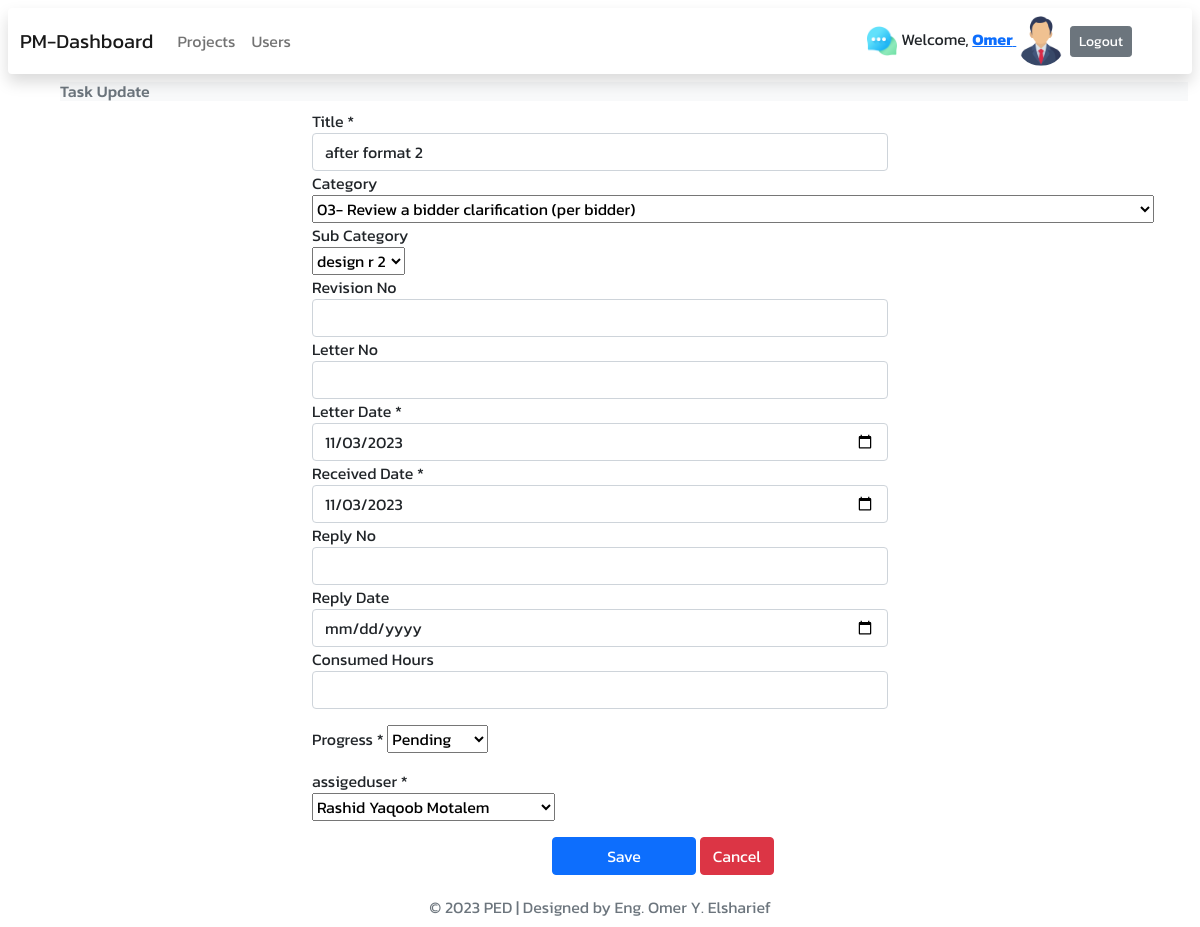
/taskupdate?tid=42&pid=109 (signed in), run on the app's committed database.
### tables this page shows
CREATE TABLE IF NOT EXISTS `tasks` (
  `id` int NOT NULL AUTO_INCREMENT,
  `title` varchar(255) NOT NULL,
  `category` varchar(255) DEFAULT NULL,
  `subcat` varchar(255) DEFAULT NULL,
  `revno` varchar(255) DEFAULT NULL,
  `letterno` varchar(255) DEFAULT NULL,
  `letterdate` date DEFAULT NULL,
  `recedate` date DEFAULT NULL,
  `replyno` varchar(255) DEFAULT NULL,
  `replydate` date DEFAULT NULL,
  `conshrs` varchar(255) DEFAULT NULL,
  `author` varchar(255) DEFAULT NULL,
  `project` varchar(255) DEFAULT NULL,
  `progress` varchar(255) DEFAULT NULL,
  `dayscount` varchar(255) DEFAULT NULL,
  `weight` varchar(255) DEFAULT NULL,
  `score` varchar(255) DEFAULT NULL,
  `assignuser` varchar(255) DEFAULT NULL,
  `cdate` timestamp NULL DEFAULT CURRENT_TIMESTAMP,
  PRIMARY KEY (`id`)
);

CREATE TABLE IF NOT EXISTS `subtaskscategories` (
  `id` int NOT NULL AUTO_INCREMENT,
  `category_id` varchar(255) NOT NULL,
  `subcat` varchar(255) NOT NULL,
  PRIMARY KEY (`id`)
);

### controllers/tasks/update.php (called while the page is built, shortened)
<?php
require 'views/tasks/update.view.php';

### index.php (called while the page is built, shortened)
<?php
$router = new router();
$uri = parse_url($_SERVER['REQUEST_URI'])['path'];
$routes = include 'routes.php';
$router->route($uri, $routes);

### db.class.php (called while the page is built, shortened)
<?php
class Db
{
    private $host;
    private $username;
    private $password;
    private $database;
    public $connection;
    public function __construct($host, $username, $password, $database)
    {
        $this->host = $host;
        $this->username = $username;
        $this->password = $password;
        $this->database = $database;
    }
    private function connect()
    {
        $this->connection = new mysqli($this->host, $this->username, $this->password, $this->database);
    }
    public function read($table, $condition = '', $params = array(), $limit = null, $offset = null, $orderby = null)
    {
        $sql = "SELECT * FROM $table";
        if (!empty($condition)) {
            $sql .= " WHERE $condition";
        }
        if (!empty($orderby)) {
            $sql .= " ORDER BY $orderby DESC";
        }
        $statement = $this->connection->prepare($sql);
        if (!empty($params)) {
            $statement->bind_param(str_repeat("s", count($params)), ...$params);
        }
        $statement->execute();
        $result = $statement->get_result();
        $rows = array();
        while ($row = $result->fetch_assoc()) {
            $rows[] = $row;
        }
        return $rows;
    }
}

### validate.class.php (called while the page is built, shortened)
<?php
class validate
{
    public function str($value)
    {
        return htmlspecialchars(trim($value));
    }
}

### views/tasks/update.view.php (the view, shortened to what this page needs)
<?php $base = __DIR__ . '/../'; ?>
<?php require($base . 'partials/head.php'); ?>
<?php require($base . 'partials/nav.php'); ?>
<?php require($base . 'partials/banner.php'); ?>
<?php $db = new Db('localhost', 'root', 'root', 'projectsms'); ?>
<?php $val = new validate(); ?>
<?php
$tid = $val->str($_GET['tid']);
?>
<div class="container w-50">
    <?php
    $rows = $db->read('tasks', 'id=?', array($tid));
    foreach ($rows as $row) { ?>
        <form action="taskedit" method="POST" class="row">
            <div class="form-group">
                <label for="title">Title *</label>
                <input id="title" name="title" type="text" class="form-control" value="<?= $row['title'] ?>" required>
            </div>
            <div class="form-group">
                <label for="category">Category</label>
                <div>
                    <select id="category" name="category" class="custom-select">
                        <?php $cats = $db->read('taskscategories'); ?>
                        <?php foreach ($cats as $cat) { ?>
                            <option value="<?= $cat['id'] ?>" <?= ($row['category'] == $cat['id']) ? "SELECTED" : "" ?>>
                                <?= $cat['category'] ?>
                            </option>
                        <?php } ?>
                    </select>
                </div>
            </div>
            <div class="form-group">
                <label for="subcat" id="subcatlabel">Sub Category</label>
                <div>
                    <select id="subcat" name="subcat" class="custom-select">
                        <?php $subcats = $db->read('subtaskscategories'); ?>
                        <?php foreach ($subcats as $subcat) { ?>
                            <option value="<?= $subcat['id'] ?>" <?= ($row['subcat'] == $subcat['id']) ? "selected" : "" ?>>
                                <?= $subcat['subcat'] ?>
                            </option>
                        <?php } ?>
                    </select>
                </div>
            </div>
            <div class="form-group">
                <label for="revno">Revision No</label>
                <input id="revno" name="revno" type="text" class="form-control" value="<?= $row['revno'] ?>">
            </div>
            <div class="form-group">
                <label for="letterno">Letter No</label>
                <input id="letterno" name="letterno" type="text" class="form-control" value="<?= $row['letterno'] ?>">
            </div>
            <div class="form-group">
                <label for="letterdate">Letter Date *</label>
                <input id="letterdate" name="letterdate" type="date" class="form-control" value="<?= $row['letterdate'] ?>" required>
            </div>
            <div class="form-group">
                <label for="recedate">Received Date *</label>
                <input id="recedate" name="recedate" type="date" class="form-control" value="<?= $row['recedate'] ?>" required>
            </div>
            <div class="form-group">
                <label for="replyno">Reply No</label>
                <input id="replyno" name="replyno" type="text" class="form-control" value="<?= $row['replyno'] ?>">
            </div>
            <div class="form-group">
                <label for="replydate">Reply Date</label>
                <input id="replydate" name="replydate" type="date" class="form-control" value="<?= $row['replydate'] ?>">
            </div>
            <div class="form-group">
                <label for="conshrs">Consumed Hours</label>
                <input id="conshrs" name="conshrs" type="text" class="form-control" value="<?= $row['conshrs'] ?>">
            </div>
            <div class="form-group mt-3">
                <label for="progress">Progress *</label>
                <select id="progress" name="progress" class="custom-select" required>
                    <option value="0" <?= ($row['progress'] == "0") ? "SELECTED" : "" ?>>Pending</option>
                </select>
            </div>
            <div class="form-group mt-3">
                <label for="select">assigeduser *</label>
                <div>
                    <select id="assignuser" name="assignuser" class="custom-select" required>
                        <?php $users = $db->read('users'); ?>
                        <?php foreach ($users as $user) { ?>
                            <option value="<?= $user['id'] ?>" <?= ($row['assignuser'] == $user['id']) ? "SELECTED" : "" ?>>
                                <?= $user['name'] ?></option>
                        <?php } ?>
                    </select>
                </div>
            </div>
            <div class="form-group mt-3">
                <button name="submit" type="submit" class="btn btn-primary w-25 offset-5">Save</button>
                <a href="#" onclick="history.go(-1);" class="btn btn-danger">Cancel</a>
            </div>
        </form>
    <?php } ?>
</div>
<?php require($base . 'partials/footer.php'); ?>

### views/css/style.css (style rules this page uses)
body { display:block !important; font-family: 'Kanit', sans-serif; }

### data on the page
tasks: title "after format 2", subcat "design r 2", letterdate "11/03/2023", recedate "11/03/2023"

### other printed values
$firstname "Omer"
$heading "Task Update"
form field category "03- Review a bidder clarification (per bidder)"
form field assignuser "Rashid Yaqoob Motalem"
